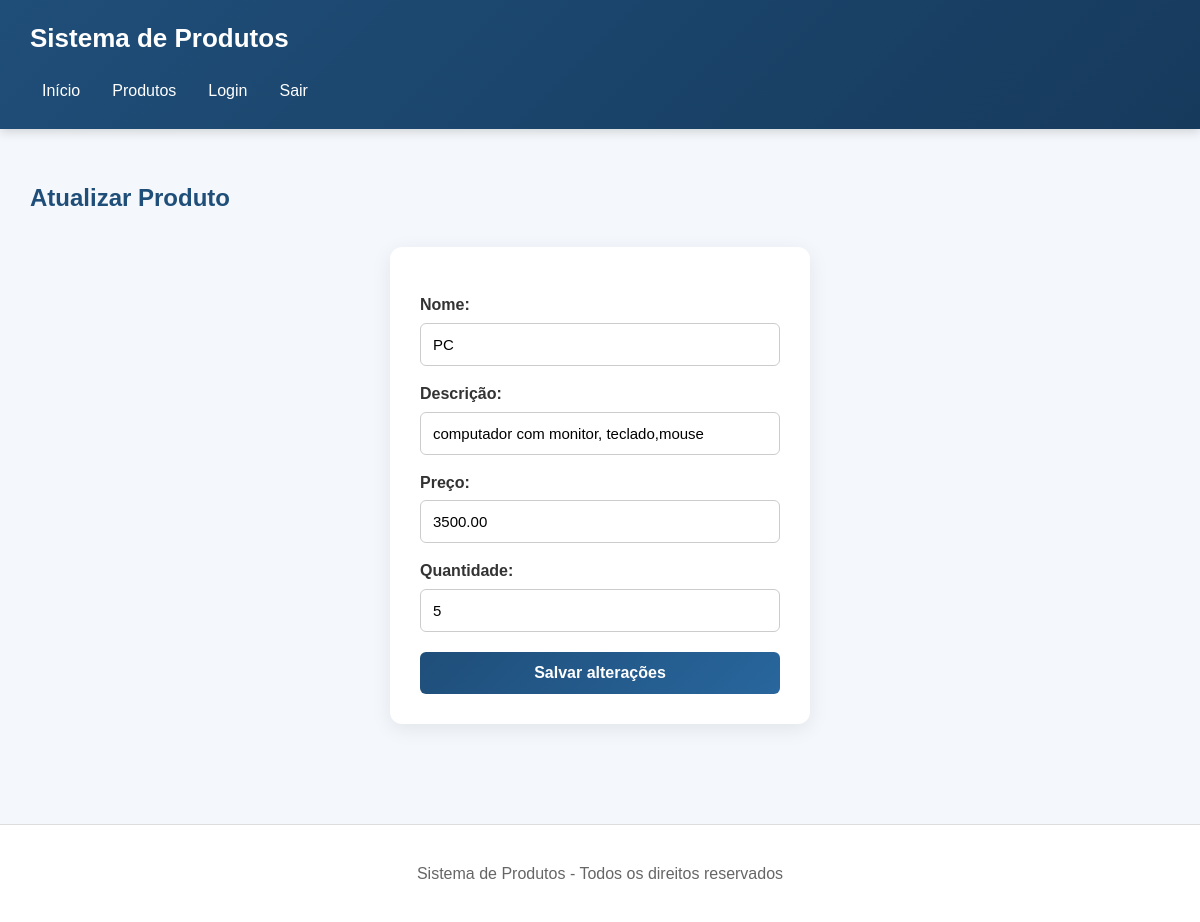
The app's page /produtos/atualizar.php?id=1 (signed in) with its own data.
### tables this page shows
CREATE TABLE `produtos` (
  `id` int(11) NOT NULL,
  `nome` varchar(100) NOT NULL,
  `descricao` varchar(255) NOT NULL,
  `preco` decimal(10,2) NOT NULL,
  `quantidade` int(11) NOT NULL
);

### produtos/atualizar.php (the view, shortened to what this page needs)
<?php
require __DIR__ . '/../conexao.php';
$id = $_GET['id'];
$sql = "SELECT * FROM produtos WHERE id = '$id'";
$resultado = mysqli_query($conexao, $sql);
$produto = mysqli_fetch_assoc($resultado);
?>
<?php require __DIR__ . '/../cabecalho.php'; ?>
<main>
    <h2>Atualizar Produto</h2>
    <form action="atualizar.php" method="POST">
        <label>Nome:</label>
        <input type="text" name="nome" value="<?php echo $produto['nome']; ?>"><br>
        <label>Descrição:</label>
        <input type="text" name="descricao" value="<?php echo $produto['descricao']; ?>"><br>
        <label>Preço:</label>
        <input type="text" name="preco" value="<?php echo $produto['preco']; ?>"><br>
        <label>Quantidade:</label>
        <input type="text" name="quantidade" value="<?php echo $produto['quantidade']; ?>"><br>
        <button type="submit">Salvar alterações</button>
    </form>
</main>
<?php require __DIR__ . '/../rodape.php'; ?>

### css/style.css (style rules this page uses)
* { box-sizing: border-box; }
body { font-family: Arial, sans-serif; margin: 0; background: #f4f7fb; color: #333; line-height: 1.6; }
main { width: 100%; max-width: 1200px; margin: 0 auto; padding: 30px; }
main h1, main h2, main h3 { color: #1f4e79; }
form { width: 100%; max-width: 420px; margin: 30px auto; background-color: white; padding: 30px; border-radius: 12px; box-shadow: 0 5px 20px rgba(0, 0, 0, 0.08); }
form label { display: block; margin-top: 15px; margin-bottom: 5px; font-weight: bold; color: #333; }
form input { width: 100%; padding: 12px; border: 1px solid #ccc; border-radius: 6px; font-size: 15px; outline: none; transition: 0.3s; }
form button { width: 100%; margin-top: 20px; padding: 12px 16px; background: linear-gradient(135deg, #1f4e79, #28669d); color: white; border: none; border-radius: 6px; font-size: 16px; font-weight: bold; cursor: pointer; transition: 0.3s; }

### records on screen
produtos: nome "PC", descricao "computador com monitor, teclado,mouse", preco "3500.00", quantidade "5"
